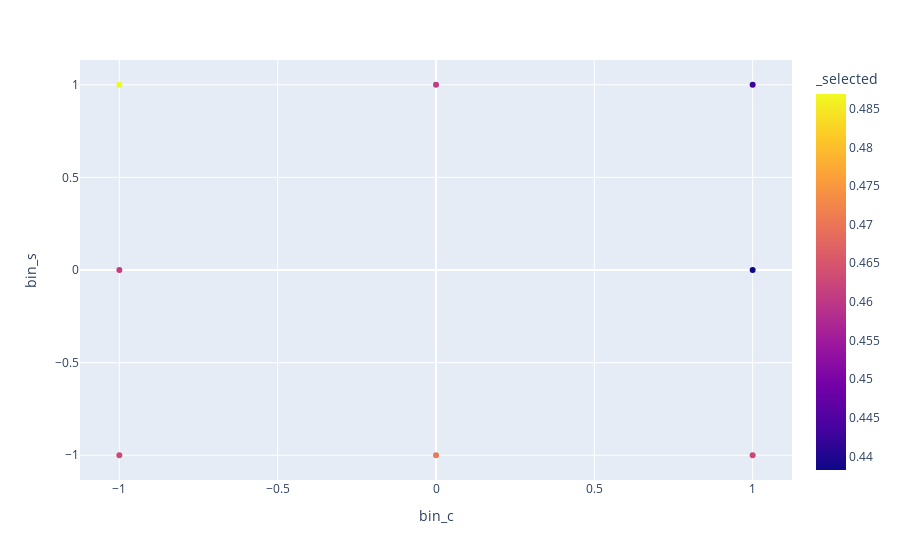

The notebook cell saved with this chart:
### Code cell
df = data[data['n_depth_bin'] == 0.1]
df['bin_c'] = round(df['cos_sun'] * 1) / 1
df['bin_s'] = round(df['sin_sun'] * 1) / 1 
df = df.groupby(['bin_c', 'bin_s'])['_selected'].mean().reset_index()
px.scatter(df, x='bin_c', y='bin_s', color='_selected')

### Figure 1 — Plotly figure (JSON) as saved in the notebook; plotly's stock layout.template omitted (floating-point values rounded to 4 significant figures)
{"data": [{"hovertemplate": "bin_c=%{x}<br>bin_s=%{y}<br>_selected=%{marker.color}<extra></extra>", "legendgroup": "", "marker": {"color": [0.4633, 0.4612, 0.4869, 0.4704, 0.4606, 0.4627, 0.4382, 0.4428], "coloraxis": "coloraxis", "symbol": "circle"}, "mode": "markers", "name": "", "orientation": "v", "showlegend": false, "type": "scatter", "x": [-1, -1, -1, 0, 0, 1, 1, 1], "xaxis": "x", "y": [-1, 0, 1, -1, 1, -1, 0, 1], "yaxis": "y"}], "layout": {"coloraxis": {"colorbar": {"title": {"text": "_selected"}}, "colorscale": [[0, "#0d0887"], [0.1111, "#46039f"], [0.2222, "#7201a8"], [0.3333, "#9c179e"], [0.4444, "#bd3786"], [0.5556, "#d8576b"], [0.6667, "#ed7953"], [0.7778, "#fb9f3a"], [0.8889, "#fdca26"], [1, "#f0f921"]]}, "legend": {"tracegroupgap": 0}, "margin": {"t": 60}, "xaxis": {"anchor": "y", "domain": [0, 1], "title": {"text": "bin_c"}}, "yaxis": {"anchor": "x", "domain": [0, 1], "title": {"text": "bin_s"}}}}
